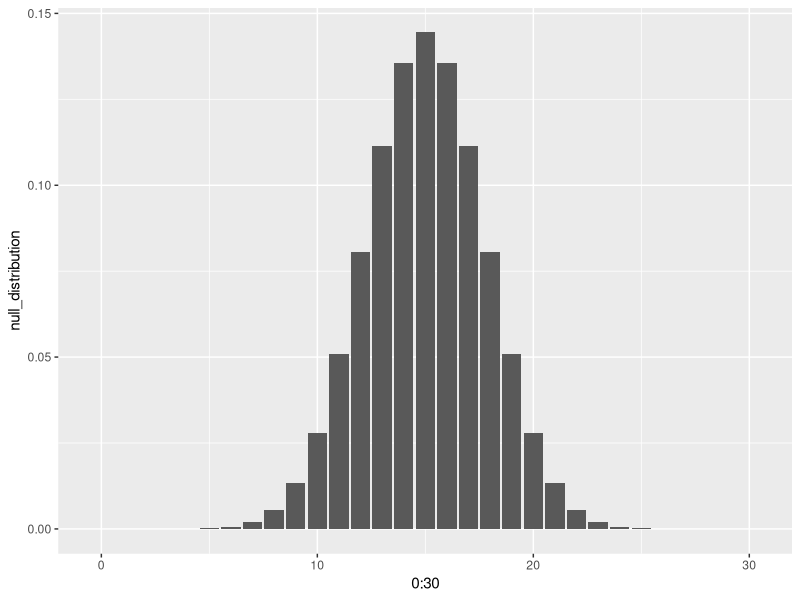
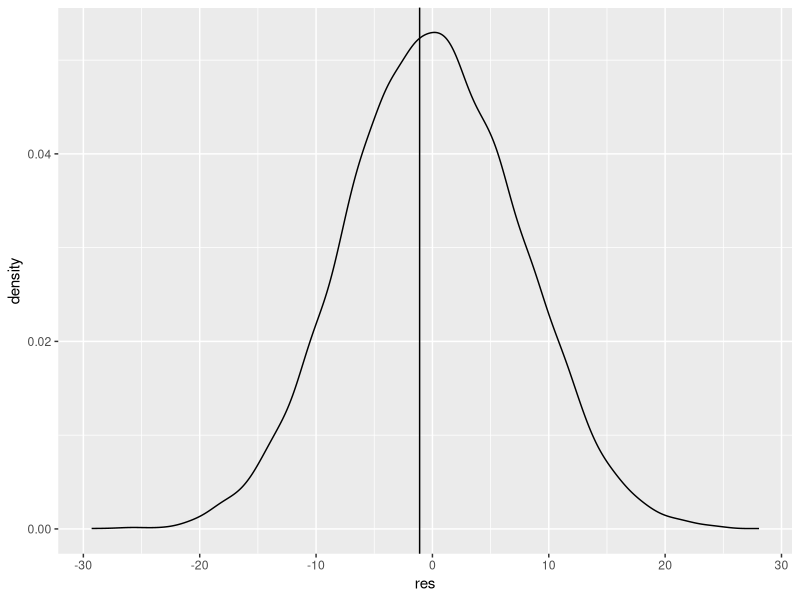
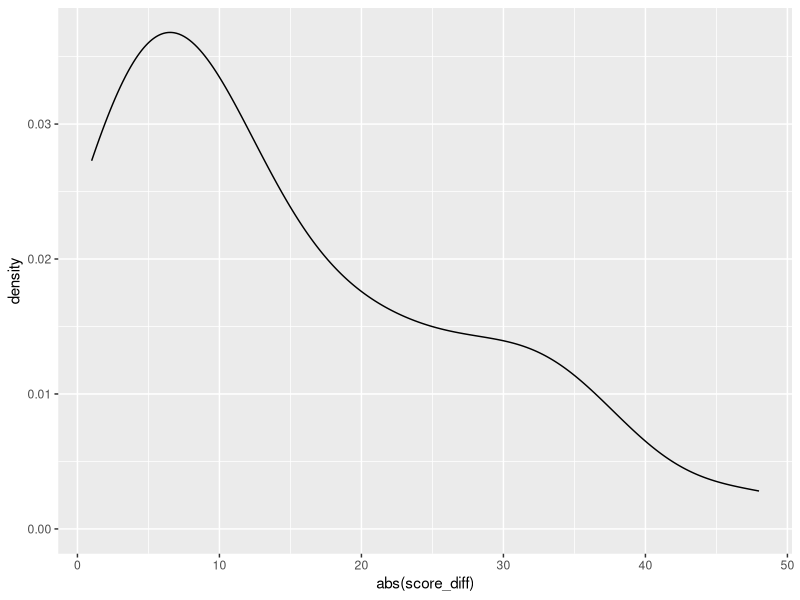

Recreate these plots in R, in order.
## ---- chunk 1
#| echo: false
#| message: false
library(tidyverse)
## ---- chunk 2
tone_of_voice     <- ''
mode_of_speech    <- ''
superlative       <- ''
score_on_test     <- 'percent' # should end with percent
name_of_classmate <- ''
emotion           <- ''
eating_verb       <- '' #slurp
vessel            <- '' 
thing_found_in_compost <- ''
## ---- chunk 3
voltage <- c(11.77, 11.90, 11.64, 11.84, 12.13, 11.99,  11.77)
voltage
## ---- chunk 4
sample_mean <- mean(voltage)
sample_sd   <- sd(voltage)
n           <- length(voltage)

test_statistic <- (sample_mean - 12) / (sample_sd / sqrt(n))
test_statistic
## ---- chunk 5
qt(0.025, df=n-1)
## ---- chunk 6
test_statistic
## ---- chunk 7
pt(test_statistic, df=n-1)
## ---- chunk 8
test_stat_function <- function(data, null_hypothesis) { 
  sample_mean <- mean(data)
  sample_sd   <- sd(data)
  n           <- length(data)
  
  test_statistic <- (sample_mean - null_hypothesis) / (sample_sd / sqrt(n))
  return(test_statistic)
}
## ---- chunk 9
test_stat_function(data=voltage, null_hypothesis=12) |> 
  pt(df=length(voltage)-1) * 2
## ---- chunk 10
t.test(
  x           = voltage, 
  alternative = 'two.sided', 
  mu          = 12)
## ---- chunk 11

## ---- chunk 12

## ---- chunk 13
null_distribution <- dbinom(0:30, 30, prob = 0.5)

ggplot() + 
  aes(x=0:30, y=null_distribution) + 
  geom_col()
## ---- chunk 14
home_team <- read.csv('./data/home_team.csv') |> 
  select(dscore, dinstt, doutstt) |> 
  rename(
    score_diff               = dscore, 
    in_state_tuition_diff    = dinstt, 
    out_state_tuition_diff   = doutstt
  )

glimpse(home_team, width = 80)
## ---- chunk 15

## ---- chunk 16
## I'm going two-tailed. 
## H0 : No effect of being home or away
## HA : There IS some effect. 
## ---- chunk 17
t.test(x=home_team$score_diff, mu=0, alternative = 'two.sided')


res <- NA
for(i in 1:10000) {
  res[i] <- mean(rnorm(n=7, sd=sd(home_team$score_diff)))
}

ggplot() + 
  aes(x=res) + 
  geom_density() + 
  geom_vline(xintercept=mean(home_team$score_diff))



home_team |>  
  ggplot() + 
  aes(x=abs(score_diff)) + 
  geom_density()
## ---- chunk 18
mean(home_team$score_diff)
mean((res < mean(home_team$score_diff))) + mean(res > abs(mean(home_team$score_diff)))
## ---- chunk 19

